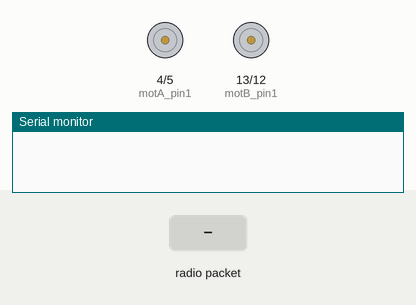
The sketch below on a simulated Arduino Uno, built with avr-gcc and run on an emulated ATmega328P. On the bench: motor-driver pin pairs drawn as motors (green arrow = first pin HIGH = forward, orange = second pin HIGH = backward, longer = more drive, scaled by the enable pin), the last lines printed to the serial monitor. The inputs (shaded band) are chosen by the test bench. No radio packets arrive unless stated.

Above: at 1.2 s.
1.3 s: radio packet "8" arrives
At 1.8 s:
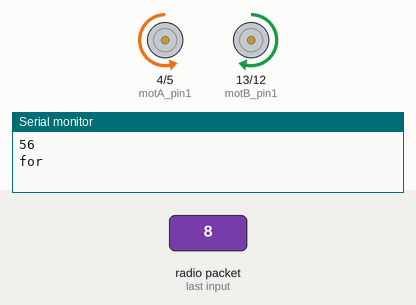
2.8 s: radio packet "4" arrives
At 4.0 s:
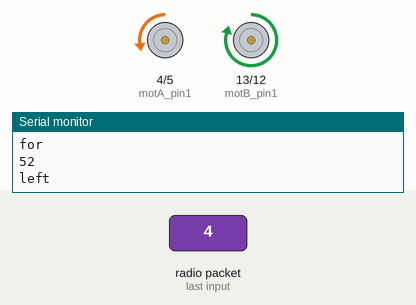
4.3 s: radio packet "6" arrives
At 5.3 s:
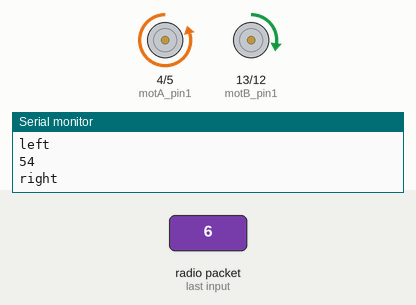
5.8 s: radio packet "1" arrives
At 6.4 s:
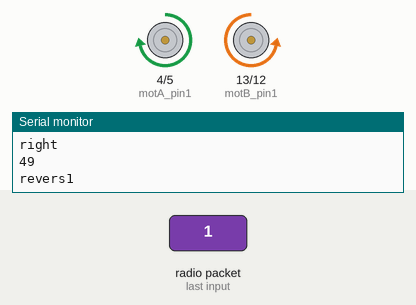
7.3 s: radio packet "9" arrives
At 7.6 s:
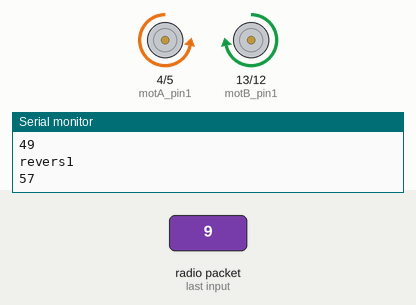
8.8 s: radio packet "2" arrives
At 9.9 s:
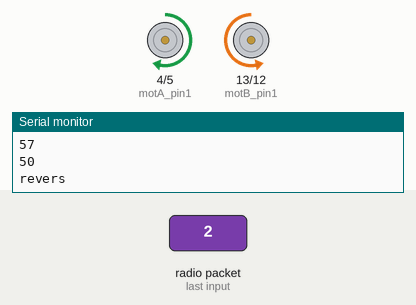
Timing chart, 0 to 11.3 s (numbered marks = the images above; inputs shaded):
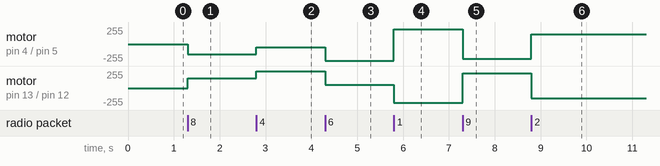

Measured:
- after the input at 1.3 s, motor on pin 4 (motA_pin1) / pin 5 (motA_pin2): stopped → backward 150/255 at once; motor on pin 13 (motB_pin1) / pin 12 (motB_pin2): stopped → forward 150/255 at once
- after the input at 2.8 s, motor on pin 4 (motA_pin1) / pin 5 (motA_pin2): backward 150/255 → backward 50/255 at once; motor on pin 13 (motB_pin1) / pin 12 (motB_pin2): forward 150/255 → forward 250/255 at once
- after the input at 4.3 s, motor on pin 4 (motA_pin1) / pin 5 (motA_pin2): backward 50/255 → backward 250/255 at once; motor on pin 13 (motB_pin1) / pin 12 (motB_pin2): forward 250/255 → forward 50/255 at once
- after the input at 5.8 s, motor on pin 4 (motA_pin1) / pin 5 (motA_pin2): backward 250/255 → forward 220/255 at once; motor on pin 13 (motB_pin1) / pin 12 (motB_pin2): forward 50/255 → backward 220/255 at once
- after the input at 7.3 s, motor on pin 4 (motA_pin1) / pin 5 (motA_pin2): forward 220/255 → backward 220/255 at once; motor on pin 13 (motB_pin1) / pin 12 (motB_pin2): backward 220/255 → forward 220/255 at once
- after the input at 8.8 s, motor on pin 4 (motA_pin1) / pin 5 (motA_pin2): backward 220/255 → forward 150/255 at once; motor on pin 13 (motB_pin1) / pin 12 (motB_pin2): forward 220/255 → backward 150/255 at once

The sketch:

rx_code.ino
```cpp
const int motA_pin1=4;
const int motA_pin2=5;
const int motA_EN=3; //pwm

const int motB_pin1=13;
const int motB_pin2=12;
const int motB_EN=11; //pwm
char ss=220;
char s=150;


#include <VirtualWire.h>

void setup() {

vw_set_rx_pin(8);
vw_set_ptt_inverted(true);
vw_setup(2000);
vw_rx_start();

motor_init();
Serial.begin(9600);
}


void loop() {
int ton=5;
int tres=1;

uint8_t buf[VW_MAX_MESSAGE_LEN];
uint8_t buflen = VW_MAX_MESSAGE_LEN;

if (vw_get_message(buf, &buflen)) { Serial.println(buf[0]);
   switch ( buf[0]) {
    case 56 :
    forward() ;
    break;
    case 57 :
    forward1() ;
    break;
    case 52 :
    left() ;
    break;
    case 54 :
    right() ;
    break;
    case 55 :
    right1();
    break;
    case 51 :
    left1();
    break;
    case 53 :
    right1();
    break;
    case 49 :
    revers1();
    break;
    case  50:
    revers();
    break;
    default :
    stop();
    break;
   }
}
}

void motor_init(){
pinMode (motA_pin1,OUTPUT);
pinMode (motA_pin2,OUTPUT);

pinMode (motB_pin1,OUTPUT);
pinMode (motB_pin2,OUTPUT);

pinMode (motA_EN,OUTPUT);
pinMode (motB_EN,OUTPUT);

analogWrite(motA_EN,0);
digitalWrite(motA_pin1,LOW);
digitalWrite(motA_pin2,LOW);

analogWrite(motB_EN,0);
digitalWrite(motB_pin1,LOW);
digitalWrite(motB_pin2,LOW);
}

void left(){

Serial.println("left");
analogWrite(motA_EN,50);
analogWrite(motB_EN,250);
digitalWrite(motA_pin1,LOW);
digitalWrite(motA_pin2,HIGH);

digitalWrite(motB_pin1,HIGH);
digitalWrite(motB_pin2,LOW);

}


void right(){
Serial.println("right");
analogWrite(motA_EN,250);
analogWrite(motB_EN,50);

digitalWrite(motA_pin1,LOW);
digitalWrite(motA_pin2,HIGH);

digitalWrite(motB_pin1,HIGH);
digitalWrite(motB_pin2,LOW);

}

void forward(){

Serial.println("for");
analogWrite(motA_EN,s);
digitalWrite(motA_pin1,LOW);
digitalWrite(motA_pin2,HIGH);

// analogWrite(motB_EN,speed-10);
analogWrite(motB_EN,s);
digitalWrite(motB_pin1,HIGH);
digitalWrite(motB_pin2,LOW);


}

void revers(){

Serial.println("revers");

analogWrite(motA_EN,s);
digitalWrite(motA_pin1,HIGH);
digitalWrite(motA_pin2,LOW);

analogWrite(motB_EN,s);
digitalWrite(motB_pin1,LOW);
digitalWrite(motB_pin2,HIGH);

}


void stop(){
Serial.println("stop");
analogWrite(motA_EN,0);
digitalWrite(motA_pin1,LOW);
digitalWrite(motA_pin2,LOW);

analogWrite(motB_EN,0);
digitalWrite(motB_pin1,LOW);
digitalWrite(motB_pin2,LOW);

}


void left1(){

analogWrite(motA_EN,50);
analogWrite(motB_EN,250);
digitalWrite(motA_pin1,LOW);
digitalWrite(motA_pin2,HIGH);

digitalWrite(motB_pin1,HIGH);
digitalWrite(motB_pin2,LOW);

}


void right1(){
Serial.println("right1");
analogWrite(motA_EN,250);
analogWrite(motB_EN,50);

digitalWrite(motA_pin1,LOW);
digitalWrite(motA_pin2,HIGH);

digitalWrite(motB_pin1,HIGH);
digitalWrite(motB_pin2,LOW);

}

void forward1(){


analogWrite(motA_EN,ss);
digitalWrite(motA_pin1,LOW);
digitalWrite(motA_pin2,HIGH);

analogWrite(motB_EN,ss);
digitalWrite(motB_pin1,HIGH);
digitalWrite(motB_pin2,LOW);


}

void revers1(){

Serial.println("revers1");
analogWrite(motA_EN,ss);
digitalWrite(motA_pin1,HIGH);
digitalWrite(motA_pin2,LOW);

analogWrite(motB_EN,ss);
digitalWrite(motB_pin1,LOW);
digitalWrite(motB_pin2,HIGH);

}
```
